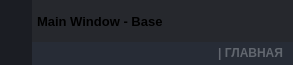
        <widget class="QFrame" name="frame_top">
         <property name="minimumSize">
          <size>
           <width>0</width>
           <height>65</height>
          </size>
         </property>
         <property name="maximumSize">
          <size>
           <width>16777215</width>
           <height>65</height>
          </size>
         </property>
         <property name="styleSheet">
          <string notr="true">background-color: transparent;</string>
         </property>
         <property name="frameShape">
          <enum>QFrame::NoFrame</enum>
         </property>
         <property name="frameShadow">
          <enum>QFrame::Raised</enum>
         </property>
         <layout class="QHBoxLayout" name="horizontalLayout_3">
          <property name="spacing">
           <number>0</number>
          </property>
          <property name="leftMargin">
           <number>0</number>
          </property>
          <property name="topMargin">
           <number>0</number>
          </property>
          <property name="rightMargin">
           <number>0</number>
          </property>
          <property name="bottomMargin">
           <number>0</number>
          </property>
          <item>
           <widget class="QFrame" name="frame_toggle">
            <property name="maximumSize">
             <size>
              <width>70</width>
              <height>16777215</height>
             </size>
            </property>
            <property name="styleSheet">
             <string notr="true">background-color: rgb(27, 29, 35);</string>
            </property>
            <property name="frameShape">
             <enum>QFrame::NoFrame</enum>
            </property>
            <property name="frameShadow">
             <enum>QFrame::Raised</enum>
            </property>
            <layout class="QVBoxLayout" name="verticalLayout_3">
             <property name="spacing">
              <number>0</number>
             </property>
             <property name="leftMargin">
              <number>0</number>
             </property>
             <property name="topMargin">
              <number>0</number>
             </property>
             <property name="rightMargin">
              <number>0</number>
             </property>
             <property name="bottomMargin">
              <number>0</number>
             </property>
             <item>
              <widget class="QPushButton" name="btn_toggle_menu">
               <property name="sizePolicy">
                <sizepolicy hsizetype="Expanding" vsizetype="Expanding">
                 <horstretch>0</horstretch>
                 <verstretch>0</verstretch>
                </sizepolicy>
               </property>
               <property name="styleSheet">
                <string notr="true">QPushButton {
	background-image: url(:/24x24/icons/24x24/cil-menu.png);
	background-position: center;
	background-repeat: no-reperat;
	border: none;
	background-color: rgb(27, 29, 35);
}
QPushButton:hover {
	background-color: rgb(33, 37, 43);
}
QPushButton:pressed {	
	background-color: rgb(85, 170, 255);
}</string>
               </property>
               <property name="text">
                <string/>
               </property>
              </widget>
             </item>
            </layout>
           </widget>
          </item>
          <item>
           <widget class="QFrame" name="frame_top_right">
            <property name="styleSheet">
             <string notr="true">background: transparent;</string>
            </property>
            <property name="frameShape">
             <enum>QFrame::NoFrame</enum>
            </property>
            <property name="frameShadow">
             <enum>QFrame::Raised</enum>
            </property>
            <layout class="QVBoxLayout" name="verticalLayout_2">
             <property name="spacing">
              <number>0</number>
             </property>
             <property name="leftMargin">
              <number>0</number>
             </property>
             <property name="topMargin">
              <number>0</number>
             </property>
             <property name="rightMargin">
              <number>0</number>
             </property>
             <property name="bottomMargin">
              <number>0</number>
             </property>
             <item>
              <widget class="QFrame" name="frame_top_btns">
               <property name="maximumSize">
                <size>
                 <width>16777215</width>
                 <height>42</height>
                </size>
               </property>
               <property name="styleSheet">
                <string notr="true">background-color: rgba(27, 29, 35, 200)</string>
               </property>
               <property name="frameShape">
                <enum>QFrame::NoFrame</enum>
               </property>
               <property name="frameShadow">
                <enum>QFrame::Raised</enum>
               </property>
               <layout class="QHBoxLayout" name="horizontalLayout_4">
                <property name="spacing">
                 <number>0</number>
                </property>
                <property name="leftMargin">
                 <number>0</number>
                </property>
                <property name="topMargin">
                 <number>0</number>
                </property>
                <property name="rightMargin">
                 <number>0</number>
                </property>
                <property name="bottomMargin">
                 <number>0</number>
                </property>
                <item>
                 <widget class="QFrame" name="frame_label_top_btns">
                  <property name="sizePolicy">
                   <sizepolicy hsizetype="Expanding" vsizetype="Preferred">
                    <horstretch>0</horstretch>
                    <verstretch>0</verstretch>
                   </sizepolicy>
                  </property>
                  <property name="frameShape">
                   <enum>QFrame::NoFrame</enum>
                  </property>
                  <property name="frameShadow">
                   <enum>QFrame::Raised</enum>
                  </property>
                  <layout class="QHBoxLayout" name="horizontalLayout_10">
                   <property name="spacing">
                    <number>0</number>
                   </property>
                   <property name="leftMargin">
                    <number>5</number>
                   </property>
                   <property name="topMargin">
                    <number>0</number>
                   </property>
                   <property name="rightMargin">
                    <number>10</number>
                   </property>
                   <property name="bottomMargin">
                    <number>0</number>
                   </property>
                   <item>
                    <widget class="QFrame" name="frame_icon_top_bar">
                     <property name="maximumSize">
                      <size>
                       <width>30</width>
                       <height>30</height>
                      </size>
                     </property>
                     <property name="styleSheet">
                      <string notr="true">background: transparent;
background-image: url(:/16x16/icons/16x16/cil-terminal.png);
background-position: center;
background-repeat: no-repeat;
</string>
                     </property>
                     <property name="frameShape">
                      <enum>QFrame::StyledPanel</enum>
                     </property>
                     <property name="frameShadow">
                      <enum>QFrame::Raised</enum>
                     </property>
                    </widget>
                   </item>
                   <item>
                    <widget class="QLabel" name="label_title_bar_top">
                     <property name="font">
                      <font>
                       <family>Segoe UI</family>
                       <pointsize>10</pointsize>
                       <weight>75</weight>
                       <bold>true</bold>
                      </font>
                     </property>
                     <property name="styleSheet">
                      <string notr="true">background: transparent;
</string>
                     </property>
                     <property name="text">
                      <string>Main Window - Base</string>
                     </property>
                    </widget>
                   </item>
                  </layout>
                 </widget>
                </item>
                <item alignment="Qt::AlignRight">
                 <widget class="QFrame" name="frame_btns_right">
                  <property name="sizePolicy">
                   <sizepolicy hsizetype="Expanding" vsizetype="Preferred">
                    <horstretch>0</horstretch>
                    <verstretch>0</verstretch>
                   </sizepolicy>
                  </property>
                  <property name="maximumSize">
                   <size>
                    <width>120</width>
                    <height>16777215</height>
                   </size>
                  </property>
                  <property name="frameShape">
                   <enum>QFrame::NoFrame</enum>
                  </property>
                  <property name="frameShadow">
                   <enum>QFrame::Raised</enum>
                  </property>
                  <layout class="QHBoxLayout" name="horizontalLayout_5">
                   <property name="spacing">
                    <number>0</number>
                   </property>
                   <property name="leftMargin">
                    <number>0</number>
                   </property>
                   <property name="topMargin">
                    <number>0</number>
                   </property>
                   <property name="rightMargin">
                    <number>0</number>
                   </property>
                   <property name="bottomMargin">
                    <number>0</number>
                   </property>
                   <item>
                    <widget class="QPushButton" name="btn_minimize">
                     <property name="sizePolicy">
                      <sizepolicy hsizetype="Minimum" vsizetype="Expanding">
                       <horstretch>0</horstretch>
                       <verstretch>0</verstretch>
                      </sizepolicy>
                     </property>
                     <property name="minimumSize">
                      <size>
                       <width>40</width>
                       <height>0</height>
                      </size>
                     </property>
                     <property name="maximumSize">
                      <size>
                       <width>40</width>
                       <height>16777215</height>
                      </size>
                     </property>
                     <property name="toolTip">
                      <string>Minimize</string>
                     </property>
                     <property name="styleSheet">
                      <string notr="true">QPushButton {	
	border: none;
	background-color: transparent;
}
QPushButton:hover {
	background-color: rgb(52, 59, 72);
}
QPushButton:pressed {	
	background-color: rgb(85, 170, 255);
}</string>
                     </property>
                     <property name="text">
                      <string/>
                     </property>
                     <property name="icon">
                      <iconset resource="files.qrc">
                       <normaloff>:/16x16/icons/16x16/cil-window-minimize.png</normaloff>:/16x16/icons/16x16/cil-window-minimize.png</iconset>
                     </property>
                    </widget>
                   </item>
                   <item>
                    <widget class="QPushButton" name="btn_maximize_restore">
                     <property name="sizePolicy">
                      <sizepolicy hsizetype="Minimum" vsizetype="Expanding">
                       <horstretch>0</horstretch>
                       <verstretch>0</verstretch>
                      </sizepolicy>
                     </property>
                     <property name="minimumSize">
                      <size>
                       <width>40</width>
                       <height>0</height>
                      </size>
                     </property>
                     <property name="maximumSize">
                      <size>
                       <width>40</width>
                       <height>16777215</height>
                      </size>
                     </property>
                     <property name="toolTip">
                      <string>Maximize</string>
                     </property>
                     <property name="styleSheet">
                      <string notr="true">QPushButton {	
	border: none;
	background-color: transparent;
}
QPushButton:hover {
	background-color: rgb(52, 59, 72);
}
QPushButton:pressed {	
	background-color: rgb(85, 170, 255);
}</string>
                     </property>
                     <property name="text">
                      <string/>
                     </property>
                     <property name="icon">
                      <iconset resource="files.qrc">
                       <normaloff>:/16x16/icons/16x16/cil-window-maximize.png</normaloff>:/16x16/icons/16x16/cil-window-maximize.png</iconset>
                     </property>
                    </widget>
                   </item>
                   <item>
                    <widget class="QPushButton" name="btn_close">
                     <property name="sizePolicy">
                      <sizepolicy hsizetype="Minimum" vsizetype="Expanding">
                       <horstretch>0</horstretch>
                       <verstretch>0</verstretch>
                      </sizepolicy>
                     </property>
                     <property name="minimumSize">
                      <size>
                       <width>40</width>
                       <height>0</height>
                      </size>
                     </property>
                     <property name="maximumSize">
                      <size>
                       <width>40</width>
                       <height>16777215</height>
                      </size>
                     </property>
                     <property name="toolTip">
                      <string>Close</string>
                     </property>
                     <property name="styleSheet">
                      <string notr="true">QPushButton {	
	border: none;
	background-color: transparent;
}
QPushButton:hover {
	background-color: rgb(52, 59, 72);
}
QPushButton:pressed {	
	background-color: rgb(85, 170, 255);
}</string>
                     </property>
                     <property name="text">
                      <string/>
                     </property>
                     <property name="icon">
                      <iconset resource="files.qrc">
                       <normaloff>:/16x16/icons/16x16/cil-x.png</normaloff>:/16x16/icons/16x16/cil-x.png</iconset>
                     </property>
                    </widget>
                   </item>
                  </layout>
                 </widget>
                </item>
               </layout>
              </widget>
             </item>
             <item>
              <widget class="QFrame" name="frame_top_info">
               <property name="maximumSize">
                <size>
                 <width>16777215</width>
                 <height>65</height>
                </size>
               </property>
               <property name="styleSheet">
                <string notr="true">background-color: rgb(39, 44, 54);</string>
               </property>
               <property name="frameShape">
                <enum>QFrame::NoFrame</enum>
               </property>
               <property name="frameShadow">
                <enum>QFrame::Raised</enum>
               </property>
               <layout class="QHBoxLayout" name="horizontalLayout_8">
                <property name="spacing">
                 <number>0</number>
                </property>
                <property name="leftMargin">
                 <number>10</number>
                </property>
                <property name="topMargin">
                 <number>0</number>
                </property>
                <property name="rightMargin">
                 <number>10</number>
                </property>
                <property name="bottomMargin">
                 <number>0</number>
                </property>
                <item>
                 <widget class="QLabel" name="label_top_info_1">
                  <property name="maximumSize">
                   <size>
                    <width>16777215</width>
                    <height>15</height>
                   </size>
                  </property>
                  <property name="font">
                   <font>
                    <family>Segoe UI</family>
                   </font>
                  </property>
                  <property name="styleSheet">
                   <string notr="true">color: rgb(98, 103, 111); </string>
                  </property>
                  <property name="text">
                   <string/>
                  </property>
                 </widget>
                </item>
                <item>
                 <widget class="QLabel" name="label_top_info_2">
                  <property name="minimumSize">
                   <size>
                    <width>0</width>
                    <height>0</height>
                   </size>
                  </property>
                  <property name="maximumSize">
                   <size>
                    <width>250</width>
                    <height>20</height>
                   </size>
                  </property>
                  <property name="font">
                   <font>
                    <family>Segoe UI</family>
                    <weight>75</weight>
                    <bold>true</bold>
                   </font>
                  </property>
                  <property name="styleSheet">
                   <string notr="true">color: rgb(98, 103, 111);</string>
                  </property>
                  <property name="text">
                   <string>| ГЛАВНАЯ</string>
                  </property>
                  <property name="alignment">
                   <set>Qt::AlignRight|Qt::AlignTrailing|Qt::AlignVCenter</set>
                  </property>
                 </widget>
                </item>
               </layout>
              </widget>
             </item>
            </layout>
           </widget>
          </item>
         </layout>
        </widget>
